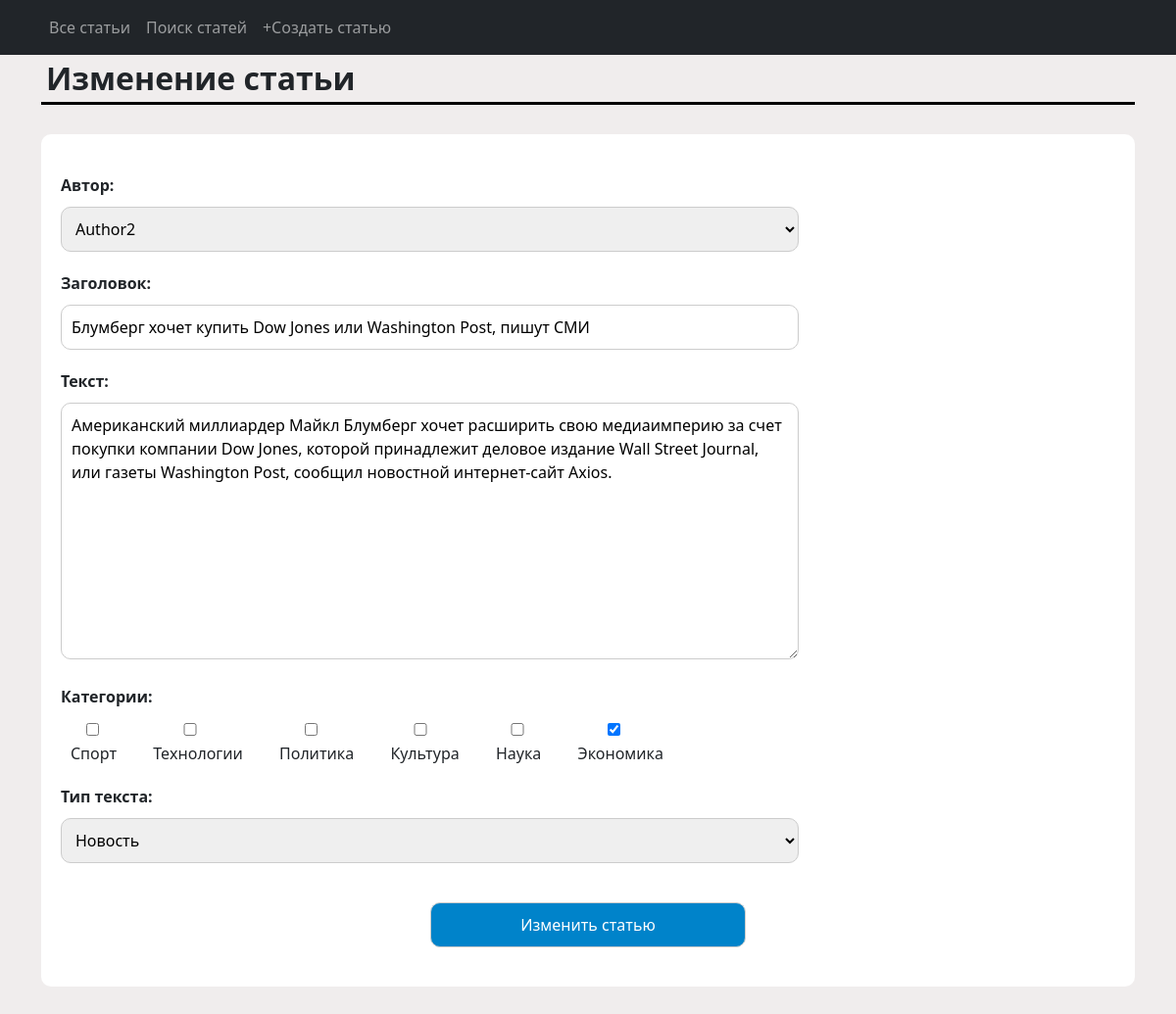
The page /news/12/edit (signed in) on the database its author committed.
### app/models.py (models this page shows, shortened)
class Post(models.Model):
    created_at = models.DateTimeField(auto_now_add=True)
    title = models.CharField(max_length=128)
    text = models.TextField()
    rating = models.SmallIntegerField(default=0)
    category_type = models.CharField(
        max_length=1,
        choices=POST_TYPES,
        default=ARTICLE
    )
    author = models.ForeignKey(
        Author,
        on_delete=models.CASCADE
    )
    post_category = models.ManyToManyField(
        Category,
        through='PostCategory'
    )

### app/views.py (the view)
# urls.py: path('<int:pk>/edit', PostUpdate.as_view(), name='post_update'),
class PostUpdate(PermissionRequiredMixin, UpdateView):
    permission_required = ('app.change_post',)
    template_name = 'news/post_update.html'
    form_class = PostForm
    success_url = '/news/'
    def get_object(self, **kwargs):
        id = self.kwargs.get('pk')
        return Post.objects.get(pk=id)

### app/forms.py
class PostForm(ModelForm):
    author = CustomAuthorName(
        label='Автор',
        queryset=Author.objects.all(),
        empty_label=None,
    )
    title = CharField(
        label='Заголовок',
        max_length=255,
    )
    text = CharField(
        label='Текст',
        max_length=1000,
        widget=Textarea,
    )
    post_category = CustomCategoryName(
        label='Категории',
        queryset=Category.objects.all(),
        widget=CheckboxSelectMultiple,
    )
    type = ChoiceField(
        label='Тип текста',
        choices=POST_TYPES,
    )
    class Meta:
        model = Post
        fields = ['author', 'title', 'text',
                  'post_category', 'type']

### app/forms.py (called while the page is built)
    def label_from_instance(self, author):
        return "%s" % author.user.username

    def label_from_instance(self, category):
        return "%s" % category.name

### templates/news/post_update.html (shortened to what this page needs)
{% extends 'news/default.html' %}
{% load custom_filters %}
{% load custom_tags %}
{% block content %}
<h1 class="page-header">Изменение статьи</h1>
    <div class="page-content">
        <div class="post-content">
            <form method="POST" class="post-form">
                {{ form.as_div }}
                <input type="submit" value="Изменить статью">
            </form>
        </div>
    </div>
{% endblock content %}

### static/css/custom_styles.css (style rules this page uses)
body { background-color: #F0EDED; }
.page-header { font-weight: 700; font-size: 32px; text-align: left; padding: 5px; border-bottom: 3px #000000 solid; }
.page-content { margin-top: 30px; margin-bottom: 30px; }
.post-content { background-color: #FFFFFF; border-radius: 10px; padding: 20px; }
div#id_post_category_filter, div#id_post_category, div#id_category, div#id_category_filter { display: flex; }
.post-form > div { text-align: left; margin: 20px 0 20px 0; }
.post-form label, legend { font-size: 16px; font-weight: 700; text-align: left; display: block; margin-bottom: 10px; }
.post-form input, select, textarea { border: 1px #CCCCCC solid; border-radius: 10px; padding: 10px; width: 70%; }
.post-form input[type="submit"] { margin: 20px 0; width: 30%; background-color: #0083CA; color: #FFFFFF; }
div#id_post_category label { font-size: 16px; font-weight: 400; margin: 0 10px 0 10px; }

### rows shown on the page
Post: author "Author2", title "Блумберг хочет купить Dow Jones или Washington Post, пишут СМИ", text "Американский миллиардер Майкл Блумберг хочет расширить свою медиаимперию за счет покупки компании Dow Jones, которой принадлежит деловое издание Wall Street Journal, или газеты Washington Post, сообщил новостной интернет-сайт Axios."
